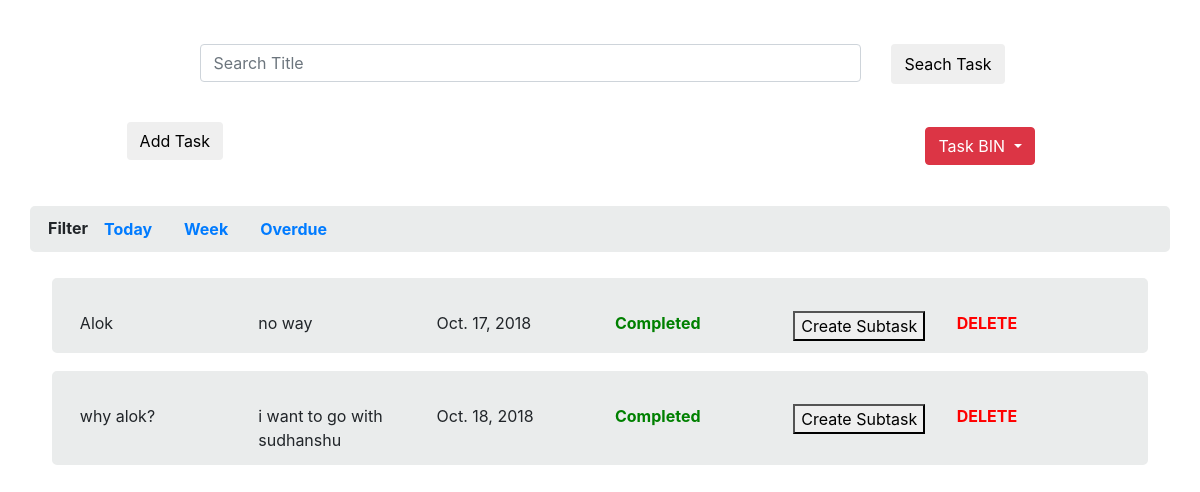
The app's page /filter=week with its own data.
### todo/models.py (models this page shows, shortened)
class Task(models.Model):
    task_id = models.IntegerField(default=0)
    title = models.CharField(max_length=200)
    description = models.CharField(max_length=1000)
    status = models.BooleanField(default=False)
    duedate = models.DateField(default=datetime.datetime.fromtimestamp(time.time()).strftime('%Y-%m-%d'))
    subtask_of = models.IntegerField(default=0)

### todo/views.py (the view)
# urls.py: url('^filter=(?P<query>\w+)$', filter_task_view, name='filter_task'),
def filter_task_view(request, query):     #  filter task view
    bin_task = SoftDeletedTask.objects.all()
    val = get_filtered_task(query)
    context = {'task_list':get_effective_query(val) , 'forms': Task_Form, 'bintask': bin_task}
    return render(request, 'index.html', context)

### todo/views.py (called while the page is built)
def get_effective_query(old_task_list):             # function for getting effective query
    new_task_list = []
    for i in old_task_list:
        flag = SoftDeletedTask.objects.filter(soft_task_id=i.task_id).exists()
        if not flag:
            new_task_list.append(i)
    return new_task_list

def get_filtered_task(query):           # view for filtering data based on search_query
    if query == 'today':
        queryset = Task.objects.filter(duedate=datetime.now().strftime("%Y-%m-%d"))
        return queryset
    elif query == 'week':
        day = datetime.now().strftime("%Y-%m-%d")
        today = datetime.strptime(day, '%Y-%m-%d')
        start_date = today - timedelta(days=today.weekday())
        end_date = start_date + timedelta(days=6)
        queryset = Task.objects.filter(duedate__range=[start_date, end_date])
        return queryset
    elif query == 'overdue':        # overdue conndition
        queryset = Task.objects.filter(duedate__lt=datetime.now().strftime("%Y-%m-%d"), status=False)
        return queryset

### todo/templates/index.html (shortened to what this page needs)
<!DOCTYPE html>
<html lang="en">
<head>
    <link rel="stylesheet" href="https://maxcdn.bootstrapcdn.com/bootstrap/4.1.3/css/bootstrap.min.css">
    {% load static %}
    <link rel="stylesheet" href="{% static 'css/style.css' %}">
</head>
<body>
<div class="container">
<div class="search_query_div">
    <form method="post" action="search" enctype="multipart/form-data">
        <div class="row form-group ">
            <div class="col-md-10 col-xs-12">
                <input type="text" class="form-control input_class" id="search_task" autocomplete="off"
                       name="search_task" placeholder="Search Title" required>
                <br>
            </div>
            <div class="col-md-2 col-xs-12">
            <button type="submit" id="button1" class="btn  submit_button_class">Seach Task</button>
            </div>
        </div>
    </form>
</div>
</div>
<div class="container">
<div class="row add_bin_div">
    <div class="col-md-9 add_task_div_class">
        <button id="addTask" class="btn add_task_button_class" onclick="show_add_task_div();return false"> Add Task
        </button>
    </div>
    <div class="col-md-3">
        <div class="dropdown drop_down_class">
            <button type="button" class="btn btn-danger dropdown-toggle" data-toggle="dropdown">
                Task BIN
            </button>
        </div>
    </div>
</div>
</div>
<div class="container filter_div_class">
    <ul class="nav">
        <li id="Filter">Filter</li>
        <li class="nav-item">
            <a class="nav-link" href="filter=today">Today</a>
        </li>
        <li class="nav-item">
            <a class="nav-link" href="filter=week">Week</a>
        </li>
        <li class="nav-item">
            <a class="nav-link" href="filter=overdue">Overdue</a>
        </li>
    </ul>
</div>
<div class="container">
<div class="task_list_div_class" style="margin:5% 2%;">
    {% for task in task_list %}
    <div class="row" id="changes">
        <div class="col-sm-2 rectangle_box">{{task.title}}</div>
        <div class="col-sm-2 rectangle_box">{{task.description}}</div>
        <div class="col-sm-2 rectangle_box">{{task.duedate}}</div>
        {% if task.status %}
        <div class="col-sm-2 rectangle_box">
            <a id="Completed" href=""> Completed</a>
        </div>
        {% else %}
        <div class="col-sm-2 rectangle_box">
            <a id="Pending" href="change_status/{{task.task_id}}"> Pending</a>
        </div>
        {% endif %}
        <div class="col-sm-2 rectangle_box">
            <button id="{{task.task_id}}" onclick="show_sub_task_div(this.id)">Create Subtask</button>
        </div>
        <div class="delete_task_div rectangle_box">
            <a id="Delete" href="delete/{{task.task_id}}">DELETE</a>
        </div>
    </div>
    <br>
    <br>
    {% endfor %}
</div>
</div>
</body>
</html>

### todo/static/css/style.css (style rules this page uses)
.search_query_div { margin: 0 auto !important; padding-bottom:0%; padding-top:4%; max-width:80%; padding-left:4%; padding-right:4%; }
.delete_task_div { color:red; }
.drop_down_class { padding:5px; }
.add_bin_div { margin-left: 6% !important; }
.filter_div_class { margin-top:3%; background-color: #eaecec; border: 3px solid #eaecec; border-radius: 5px; font-weight: bold; }
#changes { background-color: #eaecec; position: relative; height: auto; border: 2px solid #eaecec; border-radius: 5px; margin-top: -30px; padding: 1% 1%; }
.rectangle_box { position:relative; margin-top: 20px; }
#Completed { font-weight: bold; color: green; }
#Delete { font-weight: bold; color: red; }
#Filter { position:relative; top:7px; }
#button1 { height:40px; }

### records on screen
Task: title "Alok", description "no way", duedate "Oct. 17, 2018", status "Completed"
Task: title "why alok?", description "i want to go with sudhanshu", duedate "Oct. 18, 2018", status "Completed"
